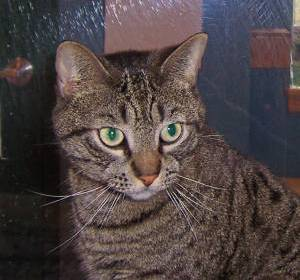
#> input picture ex10/train/cat.1.jpg, 300 x 280 px; its folder holds only this picture in this run; the run also reads 2 pictures not shown here
$ jupyter execute --allow-errors Untitled.ipynb
#> lines starting #> are read from the running program, lines starting #| are printed output that depends on the picture
[cell 1]
from sklearn.preprocessing import LabelEncoder
from sklearn.metrics import classification_report
from sklearn.model_selection import train_test_split
from IPython.display import Image
from imutils import paths
import numpy as np
import cv2
import os

[cell 2]
def extract_histogram(image, bins=(8, 8, 8)):
    hist = cv2.calcHist([image], [0, 1, 2], None, bins, [0, 256, 0, 256, 0, 256])
    cv2.normalize(hist, hist)
    return hist.flatten()

[cell 3]
import glob

[cell 4]
imagePaths = sorted(glob.glob('train/*'))
data = []
labels = []

for (i, imagePath) in enumerate(imagePaths):
    image = cv2.imread(imagePath, 1)
#> image is the input picture: shape (280, 300, 3); mean B, G, R 68, 68.3, 78.8
    label = imagePath.split(os.path.sep)[-1].split(".")[0]
    hist = extract_histogram(image)
#> hist = 512 values, max 0.512 at index 73, min 0 at index 3, mean 0.00695
    data.append(hist)
    labels.append(label)

[cell 5]
labels = list(map(lambda x: x == 'cat', labels))

#> (a cell that did not finish here is left out)

[cell 7]
from sklearn.svm import SVC

[cell 8]
model = SVC(C = 1.44, random_state = 42)
#> (the rest of this cell did not finish here and is left out)

[cell 9]
from sklearn.ensemble import BaggingClassifier
from sklearn.tree import DecisionTreeClassifier

[cell 10]
dtc = DecisionTreeClassifier(criterion = 'entropy', min_samples_leaf = 10, max_leaf_nodes = 20, random_state=42)
#> (the rest of this cell did not finish here and is left out)

[cell 11]
from sklearn.ensemble import RandomForestClassifier

rfc = RandomForestClassifier(n_estimators = 18, criterion = 'entropy', min_samples_leaf = 10, max_leaf_nodes = 20, random_state = 42)
#> (the rest of this cell did not finish here and is left out)

[cell 12]
from sklearn.linear_model import LogisticRegression
lr = LogisticRegression(solver='lbfgs', random_state = 42)
#> (the rest of this cell did not finish here and is left out)

[cell 13]
from sklearn.ensemble import StackingClassifier

#> (a cell that did not finish here is left out)

[cell 15]
from sklearn.model_selection import cross_val_score

#> (a cell that did not finish here is left out)

[cell 17]
imagePaths = sorted(glob.glob('test/*'))
data_test = []
labels_test = []

for (i, imagePath) in enumerate(imagePaths):
    image = cv2.imread(imagePath, 1)
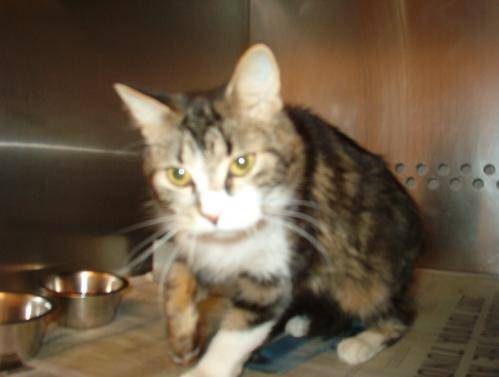
#> input picture ex10/test/cat.1015.jpg, 499 x 377 px
#> image is the input picture: shape (377, 499, 3); mean B, G, R 69.1, 89.5, 106.1
    label = imagePath.split(os.path.sep)[-1].split(".")[0]
    hist = extract_histogram(image)
#> hist = 512 values, max 0.509 at index 9, min 0 at index 3, mean 0.00773
    data_test.append(hist)
    labels_test.append(label)

[cell 18]
labels_test = list(map(lambda x: x == 'cat', labels_test))

[cell 19]
images_names = ['cat.1040.jpg', 'cat.1015.jpg', 'dog.1022.jpg', 'cat.1022.jpg']

[cell 20]
def get_image_features(image_name):
    image = cv2.imread('test/' + image_name, 1)
    label = imagePath.split(os.path.sep)[-1].split(".")[0]
    return extract_histogram(image)

[cell 21]
features = list(map(get_image_features, images_names))
#> call 3 of get_image_features, with image_name = 'dog.1022.jpg'
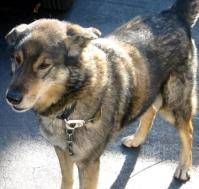
#> input picture ex10/test/dog.1022.jpg, 199 x 189 px
#> in get_image_features, image is the input picture: shape (189, 199, 3); mean B, G, R 120.2, 125.4, 128.3
#> features = 4 items
